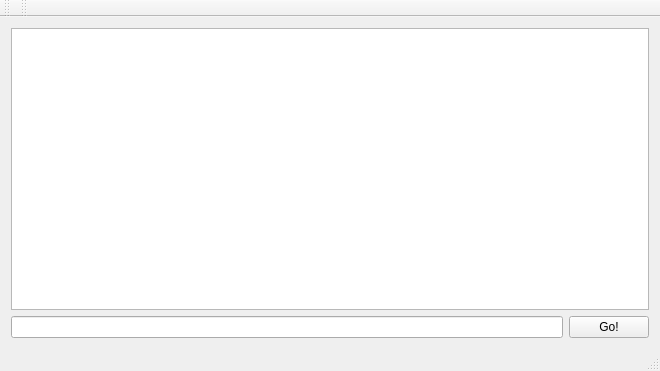
<?xml version="1.0" encoding="UTF-8"?>
<ui version="4.0">
 <class>MainWindow</class>
 <widget class="QMainWindow" name="MainWindow">
  <property name="geometry">
   <rect>
    <x>0</x>
    <y>0</y>
    <width>660</width>
    <height>371</height>
   </rect>
  </property>
  <property name="windowTitle">
   <string>MainWindow</string>
  </property>
  <widget class="QWidget" name="centralWidget">
   <layout class="QHBoxLayout" name="horizontalLayout_2">
    <item>
     <layout class="QVBoxLayout" name="verticalLayout">
      <item>
       <widget class="QTextEdit" name="textEdit"/>
      </item>
      <item>
       <layout class="QHBoxLayout" name="horizontalLayout">
        <item>
         <widget class="QLineEdit" name="lineEdit"/>
        </item>
        <item>
         <widget class="QPushButton" name="pushButton">
          <property name="text">
           <string>Go!</string>
          </property>
         </widget>
        </item>
       </layout>
      </item>
     </layout>
    </item>
   </layout>
  </widget>
  <widget class="QMenuBar" name="menuBar">
   <property name="geometry">
    <rect>
     <x>0</x>
     <y>0</y>
     <width>660</width>
     <height>25</height>
    </rect>
   </property>
  </widget>
  <widget class="QToolBar" name="mainToolBar">
   <attribute name="toolBarArea">
    <enum>TopToolBarArea</enum>
   </attribute>
   <attribute name="toolBarBreak">
    <bool>false</bool>
   </attribute>
  </widget>
  <widget class="QStatusBar" name="statusBar"/>
  <widget class="QToolBar" name="toolBar">
   <property name="windowTitle">
    <string>toolBar</string>
   </property>
   <attribute name="toolBarArea">
    <enum>TopToolBarArea</enum>
   </attribute>
   <attribute name="toolBarBreak">
    <bool>false</bool>
   </attribute>
  </widget>
 </widget>
 <layoutdefault spacing="6" margin="11"/>
 <resources/>
 <connections/>
</ui>
